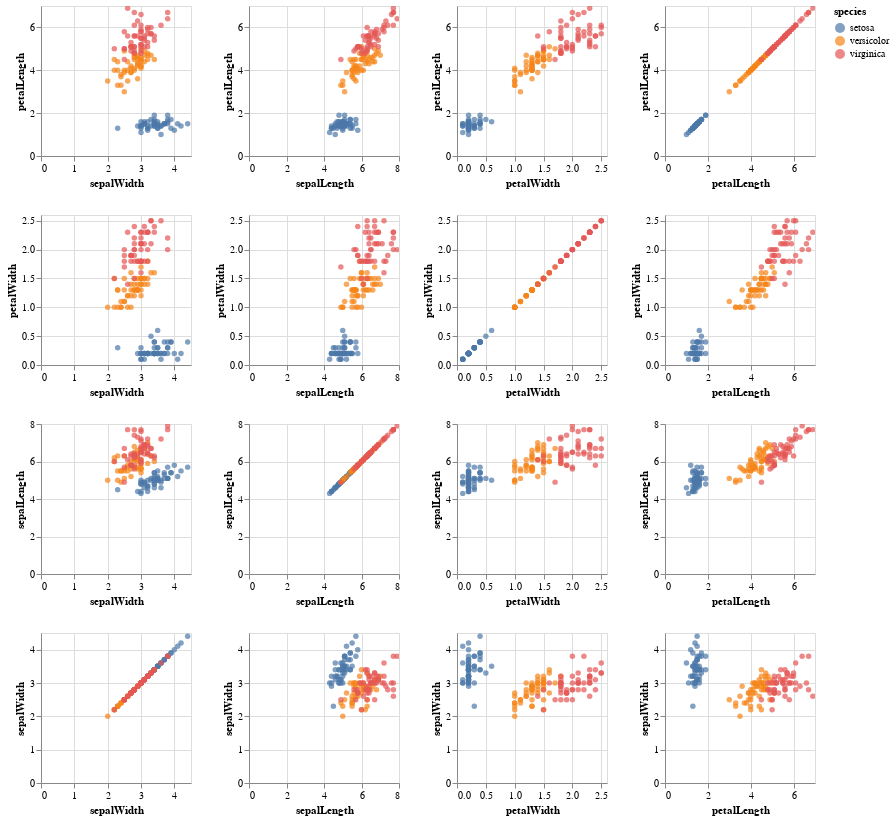

Write notebook code for a chart like this one.
### Code cell
alt.Chart(iris_df).mark_circle().encode(
    alt.X(alt.repeat("column"), type='quantitative'),
    alt.Y(alt.repeat("row"), type='quantitative'),
    color='species:N'
).properties(
    width=150,
    height=150
).repeat(
    row=['petalLength', 'petalWidth', 'sepalLength', 'sepalWidth'],
    column=['sepalWidth', 'sepalLength', 'petalWidth', 'petalLength']
).interactive()

### Figure 1 — Vega-Lite specification as saved in the notebook (floating-point values rounded to 4 significant figures; data arrays with more than 128 entries replaced by an {"elided": "..."} marker saying what was removed)
{"$schema": "https://vega.github.io/schema/vega-lite/v2.4.3.json", "config": {"view": {"height": 300, "width": 400}}, "repeat": {"column": ["sepalWidth", "sepalLength", "petalWidth", "petalLength"], "row": ["petalLength", "petalWidth", "sepalLength", "sepalWidth"]}, "spec": {"data": {"values": {"elided": "150 records"}}, "encoding": {"color": {"field": "species", "type": "nominal"}, "x": {"field": {"repeat": "column"}, "type": "quantitative"}, "y": {"field": {"repeat": "row"}, "type": "quantitative"}}, "height": 150, "mark": "circle", "selection": {"selector001": {"bind": "scales", "encodings": ["x", "y"], "mark": {"fill": "#333", "fillOpacity": 0.125, "stroke": "white"}, "on": "[mousedown, window:mouseup] > window:mousemove!", "resolve": "global", "translate": "[mousedown, window:mouseup] > window:mousemove!", "type": "interval", "zoom": "wheel!"}}, "width": 150}}
